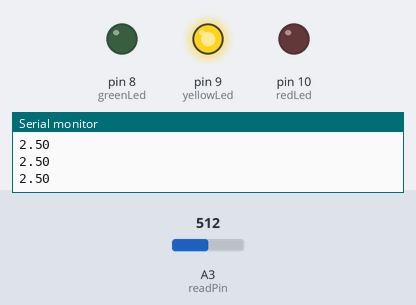
This sketch was run on a simulated Arduino Uno, built with avr-gcc and run on an emulated ATmega328P. Shown: output pins drawn as LEDs (lit = HIGH), the last lines printed to the serial monitor. The test bench sets the inputs (shaded band); at power-on: A3 (readPin) = 512.

Above: at 1.2 s.
1.3 s: A3 (readPin) set to 422
2.8 s: A3 (readPin) set to 398
At 3.6 s:
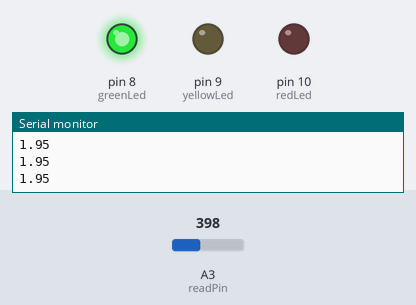
4.3 s: A3 (readPin) set to 900
At 5.0 s:
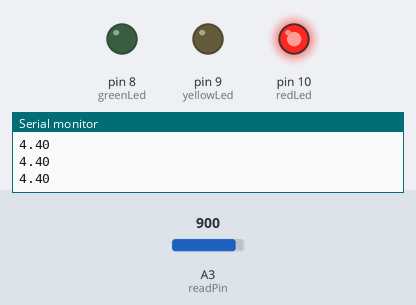
5.8 s: A3 (readPin) set to 836
7.3 s: A3 (readPin) set to 806
At 7.9 s:
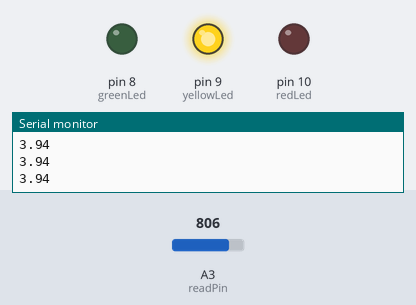
8.8 s: A3 (readPin) set to 1023
At 9.3 s:
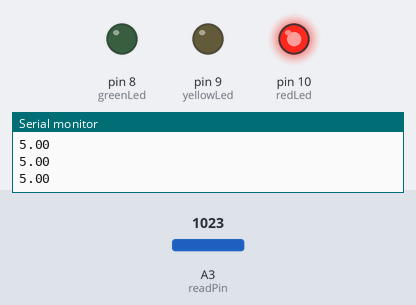
Timing chart, 0 to 11.3 s (numbered marks = the images above; inputs shaded):
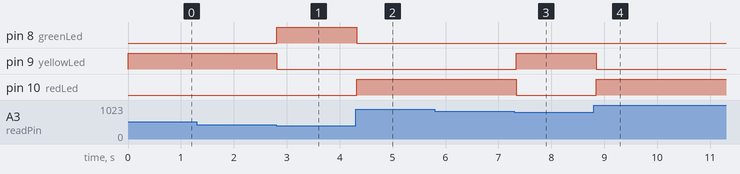

The sketch:

analogRead.ino
```cpp
int readPin = A3;
int greenLed = 8;
int yellowLed = 9;
int redLed = 10;
float V2 = 0;
float readVal;
int time = 100;
void setup(){
    pinMode(readPin, INPUT);
    pinMode(greenLed, OUTPUT);
    pinMode(yellowLed, OUTPUT);
    pinMode(redLed, OUTPUT);
    Serial.begin(115200);
}
void loop(){
    readVal = analogRead(readPin);
    V2 = (5./1023.)*readVal;
    if(V2<2){
       digitalWrite(greenLed, HIGH);
       digitalWrite(yellowLed, LOW);
       digitalWrite(redLed, LOW);
    }else if(V2<4){
       digitalWrite(greenLed, LOW);
       digitalWrite(yellowLed, HIGH);
       digitalWrite(redLed, LOW) ;
    }else{
       digitalWrite(greenLed, LOW) ;
       digitalWrite(yellowLed, LOW);
       digitalWrite(redLed, HIGH);
    }
    Serial.println(V2);
    delay(time);
}
```

Measured:
- the behaviour switches between 410 and 409 on A3 (readPin) (found by bisection; images 0 and 1)
- the behaviour switches between 819 and 818 on A3 (readPin) (found by bisection; images 2 and 3)
- after the input at 2.8 s, pin 8 (greenLed): LOW → HIGH at once; pin 9 (yellowLed): HIGH → LOW at once
- after the input at 4.3 s, pin 8 (greenLed): HIGH → LOW at once; pin 10 (redLed): LOW → HIGH at once
- after the input at 7.3 s, pin 9 (yellowLed): LOW → HIGH at once; pin 10 (redLed): HIGH → LOW at once
- after the input at 8.8 s, pin 9 (yellowLed): HIGH → LOW after 0.05 s; pin 10 (redLed): LOW → HIGH after 0.05 s
